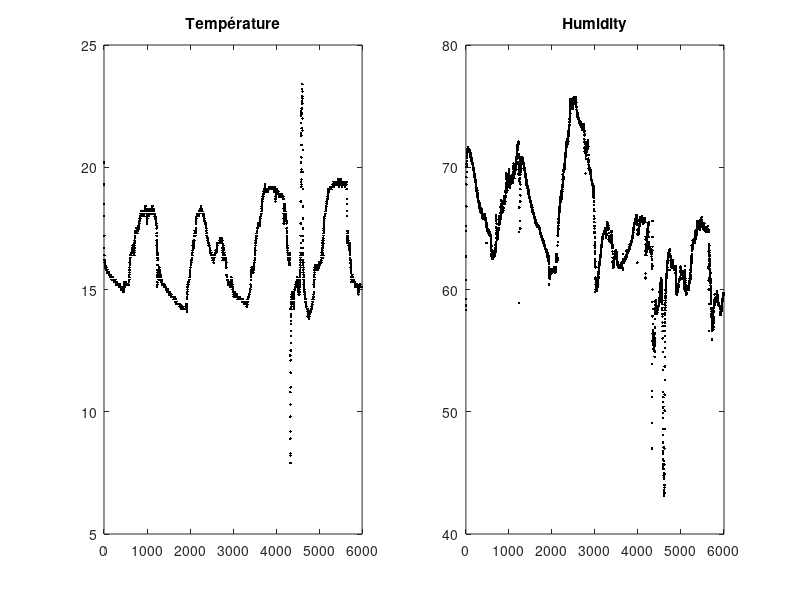

This chart was generated by the following MATLAB code:
clear
clc
data=load('DATA_example.TXT')
temperature=data(:,1);
humidity=data(:,2);

subplot(1,2,1)
plot(temperature,'k.')
title('Température')
subplot(1,2,2)
plot(humidity,'k.')
title('Humidity')
drawnow
        


